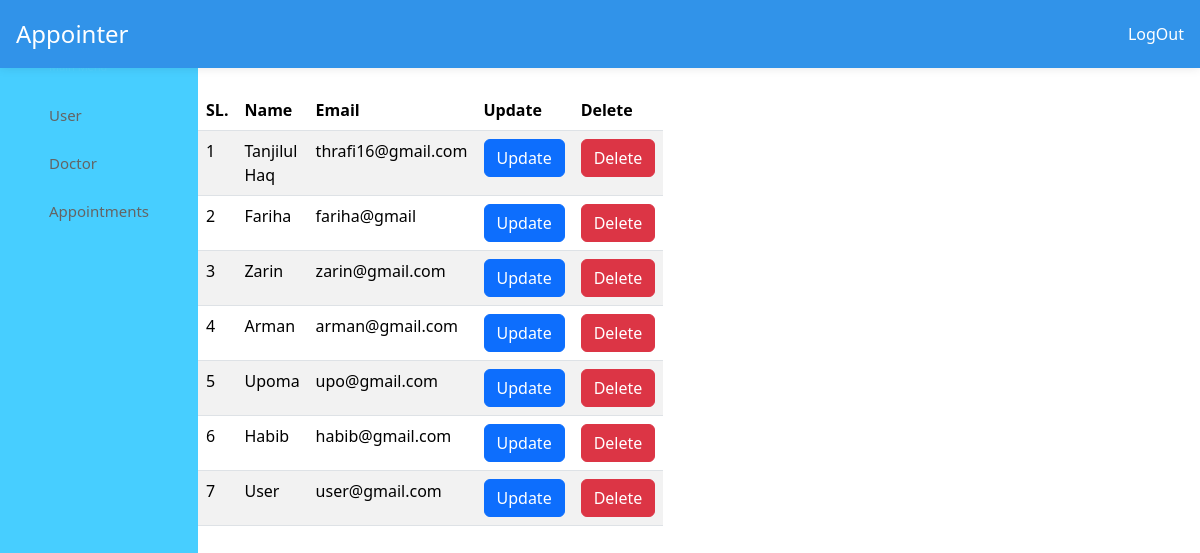
The app's page /admin.php with its own data.
### tables this page shows
CREATE TABLE `user` (
  `id` int(200) NOT NULL,
  `Name` varchar(300) NOT NULL,
  `Email` varchar(300) NOT NULL,
  `Password` varchar(300) NOT NULL,
  `User_type` varchar(100) NOT NULL DEFAULT 'User'
);

### admin.php (the view, shortened to what this page needs)
<!DOCTYPE html>
<html lang="en">
<head>
<link rel="stylesheet" href="css/admin.css"/>
<link rel="stylesheet" href="https://cdnjs.cloudflare.com/ajax/libs/font-awesome/6.5.0/css/all.min.css">
<link href="https://cdn.jsdelivr.net/npm/bootstrap@5.3.2/dist/css/bootstrap.min.css" rel="stylesheet">
<link rel="stylesheet" href="https://cdnjs.cloudflare.com/ajax/libs/font-awesome/6.2.0/css/all.min.css" />
</head>
<body>
    <header class="header">
    <div class="logo">
        <a style="text-decoration: none;color: white;" href="/">Appointer</a>
    </div>
    <div class="header-icons">
        <a style="text-decoration: none;color: white;" href="logout.php">LogOut<ion-icon name="log-out-outline"></ion-icon></a>
    </div>
    </header>
<div class="container_r">
    <nav>
        <div class="side_navbar">
        <span>Main Menu</span>
        <a style="text-decoration: none" href="admin.php"><ion-icon name="person-sharp"></ion-icon>User</a>
        <a style="text-decoration: none" href="admindoctor.php"><ion-icon name="medkit-sharp"></ion-icon>Doctor</a>
        <a style="text-decoration: none" href="adminapp.php"><ion-icon name="receipt-outline"></ion-icon>Appointments</a>
        </div>
    </nav>
    <diV class=custab>
    <?php
    @include 'config.php';
        $sql = "SELECT * FROM user ";
        $result = $conn->query($sql);
        if ($result->num_rows > 0) {
            echo "<table class='table table-striped'>";
            echo "<thead class='thead-dark'><tr><th>SL.</th><th>Name</th><th>Email</th><th>Update</th><th>Delete</th></tr></thead>";
            echo "<tbody>";
            $i = 1;
            while ($row = $result->fetch_assoc()) {
                echo "<tr>";
                echo "<td>{$i}</td>";
                echo "<td>{$row["Name"]}</td>";
                echo "<td>{$row["Email"]}</td>";
                echo "<td><a href='updateuser.php?id={$row["id"]}' class='btn btn-primary'>Update</a></td>";
                echo "<td>
                        <form method='POST' action='deleteuser.php'>
                            <input type='hidden' name='user_id' value='{$row["id"]}'>
                            <button type='submit' class='btn btn-danger' onclick='return confirm(\"Are you sure you want to delete this User?\")'>Delete</button>
                        </form>
                    </td>";
                echo "</tr>";
                $i++;
            }
            echo "</tbody></table>";
        } else {
            echo "0 results";
        }
    ?>
    </diV>
</div>
<link rel="stylesheet" href="https://cdnjs.cloudflare.com/ajax/libs/font-awesome/6.4.0/css/all.min.css" />
</html>

### css/admin.css (style rules this page uses)
.header { position: fixed; top: 0; left: 0; right: 0; width: 100%; padding: 1rem 1rem; z-index: 1000; display: flex; box-shadow: 0 0 10px rgba(0,0,0,0.1); align-items: center; justify-content: space-between; background-color: rgb(49, 147, 233); }
.header .logo { color: rgb(125, 212, 243); font-size: 1.5rem; }
.container_r { margin-top: 10px; display: flex; justify-content: space-between; text-decoration: none; }
nav { background: rgb(71, 206, 255); height: 100vh; text-decoration: none; }
.side_navbar { padding: 1px; display: flex; flex-direction: column; text-decoration: none; margin-top: 2rem; }
.side_navbar span { color: rgb(79, 208, 255); margin: 1rem 3rem; font-size: 11px; }
.side_navbar a { width: 100%; padding: 0.8rem 3rem; font-weight: 500; font-size: 15px; color: rgb(100, 100, 100); text-decoration: none; }
.custab { margin: 5rem 0 5rem 0; margin-right: 50rem; }

### records on screen
user: Name "Tanjilul Haq", Email "thrafi16@gmail.com"
user: Name "Fariha", Email "fariha@gmail"
user: Name "Zarin", Email "zarin@gmail.com"
user: Name "Arman", Email "arman@gmail.com"
user: Name "Upoma", Email "upo@gmail.com"
user: Name "Habib", Email "habib@gmail.com"
user: Name "User", Email "user@gmail.com"
